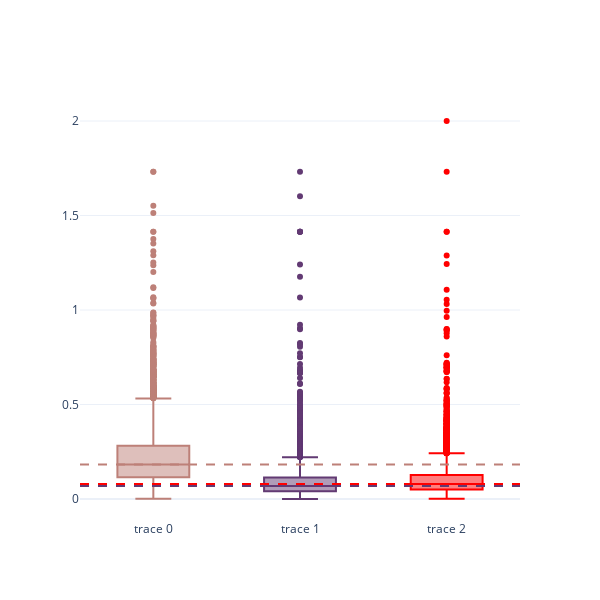

Source (notebook cell):
### Markdown cell above
# Figure 3C

### Code cell
cv_list = []
for el in to_keep1:
    tmp = []
    tmp_df = df_comp[df_comp['reduced_id'].isin(el)]
    tmp_df = pd.pivot_table(tmp_df, columns = 'Run', index = 'Protein.Group', values= 'PG.MaxLFQ')
    linear_values = tmp_df.iloc[:,:4]
    n_valid = linear_values.notna().sum(axis=1)
    
    cv = linear_values.std(axis=1) / linear_values.mean(axis=1)
    cv = cv.replace(0, np.nan)

    cv[n_valid < 2] = np.nan
    
    cv_list.append(cv.values)
color_palette = ['#bd8078', '#623a73', '#ff0000']
fig = go.Figure()
for i, el in enumerate(cv_list):
    fig.add_trace(go.Box(y = el, marker_color = color_palette[i]))
fig.update_layout(width = 600, height = 600, showlegend = False, template = 'plotly_white')
fig.add_hline(y = np.nanmedian(cv_list[0]), line = {'dash':'dash', 'width': 2, 'color':'#bd8078'})
fig.add_hline(y = np.nanmedian(cv_list[1]), line = {'dash':'dash', 'width': 2, 'color':'#623a73'})
fig.add_hline(y = np.nanmedian(cv_list[2]), line = {'dash':'dash', 'width': 2, 'color':'#ff0000'})
#fig.write_image(r'D:\Projects\SPEC\figs_raw\Figure_3c.pdf', width=600, height=600)

### Figure 1 — Plotly figure (JSON) as saved in the notebook; plotly's stock layout.template omitted (floating-point values rounded to 4 significant figures; data arrays with more than 128 entries replaced by an {"elided": "..."} marker saying what was removed)
{"data": [{"marker": {"color": "#bd8078"}, "type": "box", "y": {"elided": "6794 float values"}}, {"marker": {"color": "#623a73"}, "type": "box", "y": {"elided": "7448 float values"}}, {"marker": {"color": "#ff0000"}, "type": "box", "y": {"elided": "8075 float values"}}], "layout": {"height": 600, "shapes": [{"line": {"color": "#bd8078", "dash": "dash", "width": 2}, "type": "line", "x0": 0, "x1": 1, "xref": "x domain", "y0": 0.1828, "y1": 0.1828, "yref": "y"}, {"line": {"color": "#623a73", "dash": "dash", "width": 2}, "type": "line", "x0": 0, "x1": 1, "xref": "x domain", "y0": 0.06906, "y1": 0.06906, "yref": "y"}, {"line": {"color": "#ff0000", "dash": "dash", "width": 2}, "type": "line", "x0": 0, "x1": 1, "xref": "x domain", "y0": 0.0799, "y1": 0.0799, "yref": "y"}], "showlegend": false, "width": 600}}
